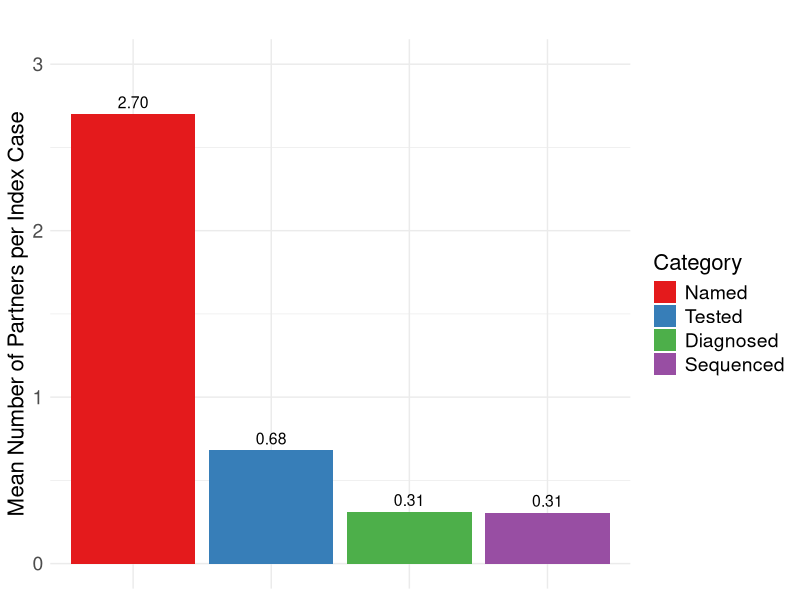

R code for this plot:
rm(list=ls())

# Loading necessary libraries
library(tidyr)
library(ggplot2)
library(RColorBrewer)

# Structuring the data with the average values
overall_data <- data.frame(
  Category = c("Named_Mean", "Tested_Mean", "Diagnosed_Mean", "Sequenced_Mean"),
  Value = c(2.7, 338/497, 154/497, 152/497)
)

# Setting the order of the factor levels for Category
overall_data$Category <- factor(overall_data$Category, 
                                levels = c("Named_Mean", "Tested_Mean", "Diagnosed_Mean", "Sequenced_Mean"))

# Plot for overall data

# Plot for overall data
p_overall <- ggplot(overall_data, aes(x = Category, y = Value, fill = Category)) +
  geom_bar(stat = "identity", position = "dodge") +
  # Add this line to annotate bars with their value
  geom_text(aes(label=sprintf("%.2f", Value)), vjust=-0.5, size=4) + # vjust controls the vertical position of the label (negative values move the label upwards)
  labs(title = "",
       y = "Mean Number of Partners per Index Case",
       x = "") +
  scale_fill_brewer(palette="Set1", 
                    breaks=c("Named_Mean", "Tested_Mean", "Diagnosed_Mean", "Sequenced_Mean"),
                    labels=c("Named", "Tested", "Diagnosed", "Sequenced"),
                    name="Category") +
  scale_y_continuous(limits = c(0, 3)) + # Replace 0 and 1 with the range of the race/ethnicity/behavior plot
  theme_minimal() +
  theme(
    plot.title = element_text(size = 18, face = "bold"),
    axis.title.x = element_blank(),
    axis.title.y = element_text(size = 16),
    axis.text.x = element_blank(),   # This will remove the x-axis labels
    axis.text.y = element_text(size = 14),
    legend.text = element_text(size = 14),
    legend.title = element_text(size = 16)
  )

print(p_overall)
